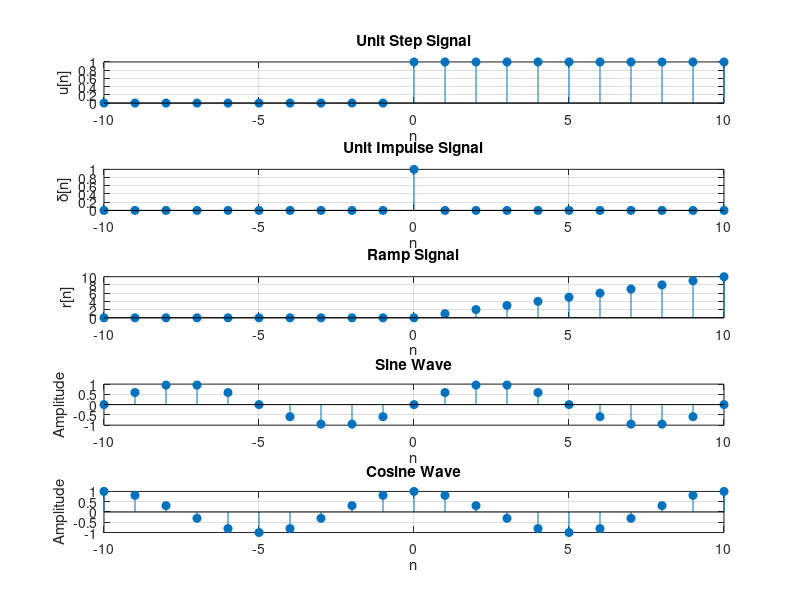

Recreate this plot in MATLAB.
clc;
clear;
close all;

% Sample index
n = -10:10;

% Unit Step
u = double(n >= 0);

% Unit Impulse
delta = double(n == 0);

% Ramp
r = n .* u;

% Sine and Cosine
f = 0.1;               % normalized frequency
s = sin(2*pi*f*n);
c = cos(2*pi*f*n);

figure;

subplot(5,1,1)
stem(n,u,'filled')
title('Unit Step Signal')
xlabel('n')
ylabel('u[n]')
grid on

subplot(5,1,2)
stem(n,delta,'filled')
title('Unit Impulse Signal')
xlabel('n')
ylabel('\delta[n]')
grid on

subplot(5,1,3)
stem(n,r,'filled')
title('Ramp Signal')
xlabel('n')
ylabel('r[n]')
grid on

subplot(5,1,4)
stem(n,s,'filled')
title('Sine Wave')
xlabel('n')
ylabel('Amplitude')
grid on

subplot(5,1,5)
stem(n,c,'filled')
title('Cosine Wave')
xlabel('n')
ylabel('Amplitude')
grid on
